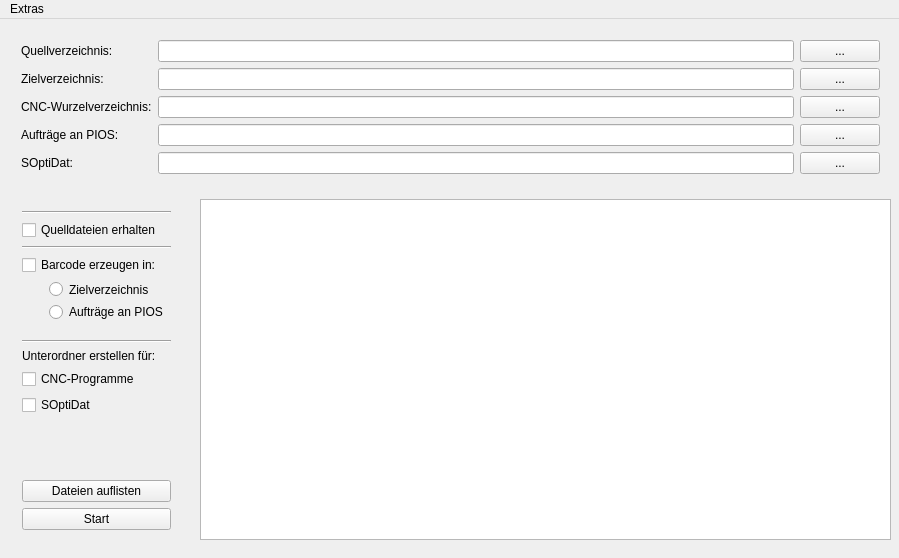
<?xml version="1.0" encoding="UTF-8"?>
<ui version="4.0">
 <class>MainWindow</class>
 <widget class="QMainWindow" name="MainWindow">
  <property name="geometry">
   <rect>
    <x>0</x>
    <y>0</y>
    <width>899</width>
    <height>558</height>
   </rect>
  </property>
  <property name="windowTitle">
   <string>Barcode To CSV</string>
  </property>
  <widget class="QWidget" name="centralWidget">
   <widget class="QWidget" name="layoutWidget">
    <property name="geometry">
     <rect>
      <x>10</x>
      <y>10</y>
      <width>881</width>
      <height>161</height>
     </rect>
    </property>
    <layout class="QGridLayout" name="gridLayout">
     <item row="0" column="0">
      <widget class="QLabel" name="label_quelle">
       <property name="text">
        <string>Quellverzeichnis:</string>
       </property>
      </widget>
     </item>
     <item row="0" column="1">
      <widget class="QLineEdit" name="lineEdit_quelle"/>
     </item>
     <item row="0" column="2">
      <widget class="QPushButton" name="pushButton_quelle">
       <property name="text">
        <string>...</string>
       </property>
      </widget>
     </item>
     <item row="1" column="0">
      <widget class="QLabel" name="label_ziel">
       <property name="text">
        <string>Zielverzeichnis:</string>
       </property>
      </widget>
     </item>
     <item row="1" column="1">
      <widget class="QLineEdit" name="lineEdit_ziel"/>
     </item>
     <item row="2" column="1">
      <widget class="QLineEdit" name="lineEdit_root"/>
     </item>
     <item row="1" column="2">
      <widget class="QPushButton" name="pushButton_ziel">
       <property name="text">
        <string>...</string>
       </property>
      </widget>
     </item>
     <item row="2" column="0">
      <widget class="QLabel" name="label_root">
       <property name="text">
        <string>CNC-Wurzelverzeichnis:</string>
       </property>
      </widget>
     </item>
     <item row="2" column="2">
      <widget class="QPushButton" name="pushButton_root">
       <property name="text">
        <string>...</string>
       </property>
      </widget>
     </item>
     <item row="3" column="0">
      <widget class="QLabel" name="label_auftraege_an_pios">
       <property name="text">
        <string>Aufträge an PIOS:</string>
       </property>
      </widget>
     </item>
     <item row="4" column="0">
      <widget class="QLabel" name="label_soptidat">
       <property name="text">
        <string>SOptiDat:</string>
       </property>
      </widget>
     </item>
     <item row="3" column="1">
      <widget class="QLineEdit" name="lineEdit_auftraege_an_pios"/>
     </item>
     <item row="4" column="1">
      <widget class="QLineEdit" name="lineEdit_soptidat"/>
     </item>
     <item row="3" column="2">
      <widget class="QPushButton" name="pushButton_auftraege_an_pios">
       <property name="text">
        <string>...</string>
       </property>
      </widget>
     </item>
     <item row="4" column="2">
      <widget class="QPushButton" name="pushButton_soptidat">
       <property name="text">
        <string>...</string>
       </property>
      </widget>
     </item>
    </layout>
   </widget>
   <widget class="QPlainTextEdit" name="plainTextEdit_Meldungsfenster">
    <property name="enabled">
     <bool>true</bool>
    </property>
    <property name="geometry">
     <rect>
      <x>200</x>
      <y>180</y>
      <width>691</width>
      <height>341</height>
     </rect>
    </property>
    <property name="readOnly">
     <bool>true</bool>
    </property>
   </widget>
   <widget class="QWidget" name="layoutWidget">
    <property name="geometry">
     <rect>
      <x>11</x>
      <y>181</y>
      <width>171</width>
      <height>341</height>
     </rect>
    </property>
    <layout class="QVBoxLayout" name="verticalLayout">
     <item>
      <widget class="Line" name="line_4">
       <property name="orientation">
        <enum>Qt::Horizontal</enum>
       </property>
      </widget>
     </item>
     <item>
      <widget class="QCheckBox" name="checkBox_quelldateien_erhalten">
       <property name="text">
        <string>Quelldateien erhalten</string>
       </property>
      </widget>
     </item>
     <item>
      <widget class="Line" name="line_2">
       <property name="orientation">
        <enum>Qt::Horizontal</enum>
       </property>
      </widget>
     </item>
     <item>
      <widget class="QCheckBox" name="checkBox_barcode_erzeugen">
       <property name="text">
        <string>Barcode erzeugen in:</string>
       </property>
      </widget>
     </item>
     <item>
      <spacer name="verticalSpacer_2">
       <property name="orientation">
        <enum>Qt::Vertical</enum>
       </property>
       <property name="sizeHint" stdset="0">
        <size>
         <width>20</width>
         <height>40</height>
        </size>
       </property>
      </spacer>
     </item>
     <item>
      <widget class="Line" name="line_3">
       <property name="orientation">
        <enum>Qt::Horizontal</enum>
       </property>
      </widget>
     </item>
     <item>
      <widget class="QLabel" name="label">
       <property name="text">
        <string>Unterordner erstellen für:</string>
       </property>
      </widget>
     </item>
     <item>
      <widget class="QCheckBox" name="checkBox_unterordner_erstellen_cnc">
       <property name="text">
        <string>CNC-Programme</string>
       </property>
      </widget>
     </item>
     <item>
      <widget class="QCheckBox" name="checkBox_unterordner_erstellen_soptidat">
       <property name="text">
        <string>SOptiDat</string>
       </property>
      </widget>
     </item>
     <item>
      <spacer name="verticalSpacer">
       <property name="orientation">
        <enum>Qt::Vertical</enum>
       </property>
       <property name="sizeHint" stdset="0">
        <size>
         <width>20</width>
         <height>40</height>
        </size>
       </property>
      </spacer>
     </item>
     <item>
      <widget class="QPushButton" name="pushButton_Dateien_auflisten">
       <property name="enabled">
        <bool>true</bool>
       </property>
       <property name="text">
        <string>Dateien auflisten</string>
       </property>
      </widget>
     </item>
     <item>
      <widget class="QPushButton" name="pushButton_Barcode_erzeugen">
       <property name="text">
        <string>Start</string>
       </property>
      </widget>
     </item>
    </layout>
   </widget>
   <widget class="QWidget" name="layoutWidget">
    <property name="geometry">
     <rect>
      <x>38</x>
      <y>251</y>
      <width>161</width>
      <height>61</height>
     </rect>
    </property>
    <layout class="QVBoxLayout" name="verticalLayout_2">
     <item>
      <widget class="QRadioButton" name="radioButton_csv_to_zielverz">
       <property name="text">
        <string>Zielverzeichnis</string>
       </property>
      </widget>
     </item>
     <item>
      <widget class="QRadioButton" name="radioButton_csv_to_an_pios">
       <property name="text">
        <string>Aufträge an PIOS</string>
       </property>
      </widget>
     </item>
    </layout>
   </widget>
  </widget>
  <widget class="QMenuBar" name="menuBar">
   <property name="geometry">
    <rect>
     <x>0</x>
     <y>0</y>
     <width>899</width>
     <height>27</height>
    </rect>
   </property>
   <widget class="QMenu" name="menuInfo">
    <property name="title">
     <string>Extras</string>
    </property>
    <addaction name="actionLeere_Unterordner_entfernen"/>
    <addaction name="actionInfo"/>
   </widget>
   <addaction name="menuInfo"/>
  </widget>
  <action name="actionInfo">
   <property name="text">
    <string>Info</string>
   </property>
   <property name="toolTip">
    <string>&lt;html&gt;&lt;head/&gt;&lt;body&gt;&lt;p&gt;Zeigt Informationen über das Programm im weißen Infofenser an.&lt;/p&gt;&lt;/body&gt;&lt;/html&gt;</string>
   </property>
  </action>
  <action name="actionLeere_Unterordner_entfernen">
   <property name="text">
    <string>leere Unterordner entfernen</string>
   </property>
  </action>
 </widget>
 <layoutdefault spacing="6" margin="11"/>
 <resources/>
 <connections/>
</ui>
